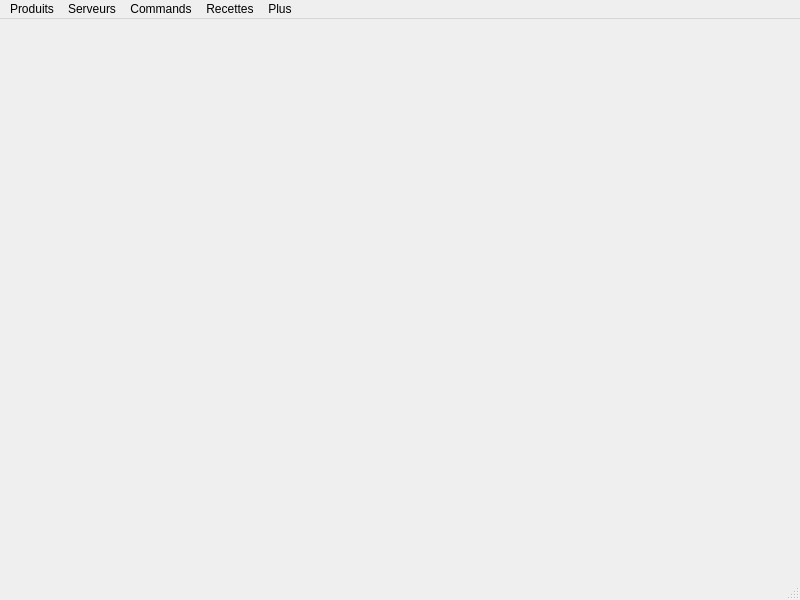
<?xml version="1.0" encoding="UTF-8"?>
<ui version="4.0">
 <class>GestionAdminForm</class>
 <widget class="QMainWindow" name="GestionAdminForm">
  <property name="geometry">
   <rect>
    <x>0</x>
    <y>0</y>
    <width>800</width>
    <height>600</height>
   </rect>
  </property>
  <property name="windowTitle">
   <string>MainWindow</string>
  </property>
  <widget class="QWidget" name="centralwidget"/>
  <widget class="QMenuBar" name="menubar">
   <property name="geometry">
    <rect>
     <x>0</x>
     <y>0</y>
     <width>800</width>
     <height>26</height>
    </rect>
   </property>
   <widget class="QMenu" name="menuProduits">
    <property name="title">
     <string>Produits</string>
    </property>
    <addaction name="actionAddProduct"/>
    <addaction name="actionUpdateProduct"/>
    <addaction name="actionDeleteProduct"/>
    <addaction name="actionListerProduct"/>
    <addaction name="actionSearchProduct"/>
   </widget>
   <widget class="QMenu" name="menuServeurs">
    <property name="title">
     <string>Serveurs</string>
    </property>
    <addaction name="actionAddServer"/>
    <addaction name="actionUpdateServer"/>
    <addaction name="actionDeleteServer"/>
    <addaction name="actionListServer"/>
   </widget>
   <widget class="QMenu" name="menuRecettes">
    <property name="title">
     <string>Recettes</string>
    </property>
    <addaction name="actionAddRecette"/>
    <addaction name="actionUpdateRecette"/>
    <addaction name="actionDeleteRecette"/>
    <addaction name="actionListRecette"/>
   </widget>
   <widget class="QMenu" name="menuLogOut">
    <property name="title">
     <string>Plus</string>
    </property>
    <addaction name="actionLogOut"/>
    <addaction name="actionClose"/>
   </widget>
   <widget class="QMenu" name="menuCommands">
    <property name="title">
     <string>Commands</string>
    </property>
    <addaction name="actionListCommand"/>
   </widget>
   <addaction name="menuProduits"/>
   <addaction name="menuServeurs"/>
   <addaction name="menuCommands"/>
   <addaction name="menuRecettes"/>
   <addaction name="menuLogOut"/>
  </widget>
  <widget class="QStatusBar" name="statusbar"/>
  <action name="actionAddProduct">
   <property name="text">
    <string>Add</string>
   </property>
  </action>
  <action name="actionUpdateProduct">
   <property name="text">
    <string>Update</string>
   </property>
  </action>
  <action name="actionDeleteProduct">
   <property name="text">
    <string>Delete</string>
   </property>
  </action>
  <action name="actionListerProduct">
   <property name="text">
    <string>Lister</string>
   </property>
  </action>
  <action name="actionAddServer">
   <property name="text">
    <string>Add</string>
   </property>
  </action>
  <action name="actionUpdateServer">
   <property name="text">
    <string>Update</string>
   </property>
  </action>
  <action name="actionDeleteServer">
   <property name="text">
    <string>Delete</string>
   </property>
  </action>
  <action name="actionListServer">
   <property name="text">
    <string>List</string>
   </property>
  </action>
  <action name="actionSearchProduct">
   <property name="text">
    <string>Search</string>
   </property>
  </action>
  <action name="actionLogOut">
   <property name="text">
    <string>LogOut</string>
   </property>
  </action>
  <action name="actionClose">
   <property name="text">
    <string>Close</string>
   </property>
  </action>
  <action name="actionAddRecette">
   <property name="text">
    <string>Add</string>
   </property>
  </action>
  <action name="actionUpdateRecette">
   <property name="text">
    <string>Update</string>
   </property>
  </action>
  <action name="actionDeleteRecette">
   <property name="text">
    <string>Delete</string>
   </property>
  </action>
  <action name="actionListRecette">
   <property name="text">
    <string>List</string>
   </property>
  </action>
  <action name="actionListCommand">
   <property name="text">
    <string>List</string>
   </property>
  </action>
 </widget>
 <resources/>
 <connections/>
</ui>
